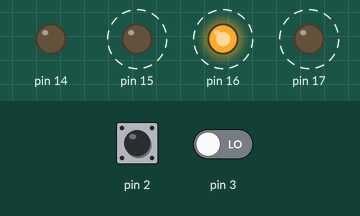
Bench run of a sketch on a simulated Arduino Uno, built with avr-gcc and run on an emulated ATmega328P. Parts: output pins drawn as LEDs (lit = HIGH). Dashed ring = blinking. Inputs (shaded band) come from the test bench; at power-on: pin 2 LOW, pin 3 LOW.

Above: at 1.2 s.
1.3 s: pin 2 driven HIGH
At 1.8 s:
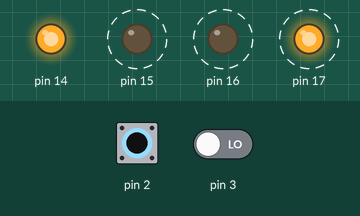
4.3 s: pin 3 driven HIGH
At 4.55 s:
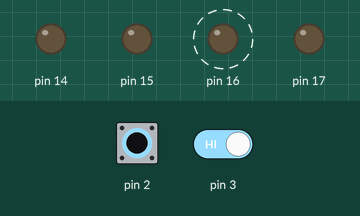
7.3 s: pin 2 pulsed LOW 2 times (0.12 s each, 0.3 s apart)
At 10.25 s:
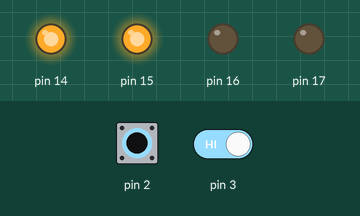
Timing chart, 0 to 16.8 s (numbered marks = the images above; inputs shaded):
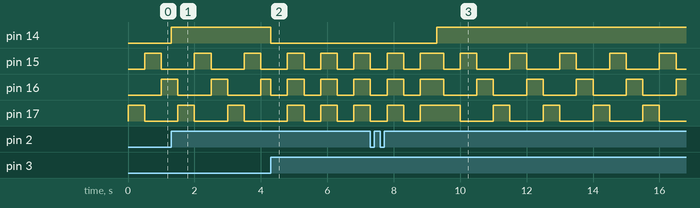

Measured:
- after the input at 1.3 s, pin 14: LOW → HIGH at once
- after the input at 4.3 s, pin 14: HIGH → LOW at once; pin 15, pin 17: alternates HIGH for 0.50 s and LOW for 0.50 s, starting after 0.50 s; pin 16: alternates HIGH for 0.50 s and LOW for 0.50 s, starting at once
- after the input at 7.3 s, pin 14: LOW → HIGH after 2.0 s
- by itself, pin 15–17: alternates HIGH for 0.50 s and LOW for 1.0 s

The sketch:

challenge.ino
```cpp
#include <avr/io.h>
#include <avr/interrupt.h>
#include <util/delay.h>
ISR(INT1_vect) {
  for(int i= 0; i < 5; i++) {
    PORTC = 0X00;
    _delay_ms(500);
    PORTC |= (1 << 3) | (1 << 1) | (1 << 2);
    _delay_ms(500);

  }
}


ISR (INT0_vect) {

  PORTC = ( PORTC ^ (1 << PC0));
}

void INT_init(void) {

  SREG &= ~(1<<7);
  DDRD &= ~(1<<PD3);
  DDRD &= ~ (1 << PD2);
  EIMSK |= (1<<INT1);
  EIMSK |= (1 << INT0);
  EICRA |= (1<<ISC11) | (1<<ISC10);
  EICRA |= ( 1<< ISC00);
  EICRA |= (1 << ISC01);
  SREG |= (1 << 7);
}
void setup() {
  // put your setup code here, to run once:
   INT_init();
  DDRC |= (1 << PC3) | (1 << PC1) | (1 << PC2) | (1 << PC0);
  PORTC =0x00;

  Serial.begin(9600);
}

void loop() {
  // put your main code here, to run repeatedly:

  PORTC |= (1<< 3);
  PORTC &= ~(1<< 1);
   PORTC &= ~(1<< 2);
  _delay_ms(500);
PORTC |= (1<< 1);
  PORTC &= ~(1<< 3);
   PORTC &= ~(1<< 2);
  _delay_ms(500);
 PORTC |= (1<< 2);
  PORTC &= ~(1<< 1);
   PORTC &= ~(1<< 3);
  _delay_ms(500);
}
```
